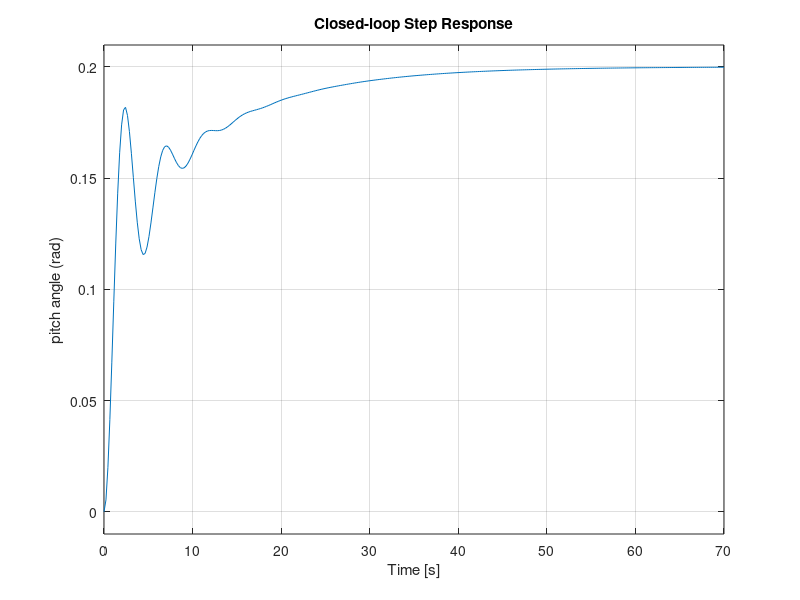

Here is the MATLAB script that generated this plot: (Note: this script raises an error after producing the figure.)
s = tf('s');
P_pitch = (1.151*s+0.1774)/(s^3+0.739*s^2+0.921*s);

t = [0:0.01:10];
step(0.2*P_pitch,t);
axis([0 10 0 0.8]);
ylabel('pitch angle (rad)');
title('Open-loop Step Response');

pole(P_pitch)

sys_cl = feedback(P_pitch,1)

step(0.2*sys_cl);
ylabel('pitch angle (rad)');
title('Closed-loop Step Response');

poles = pole(sys_cl)
zeros = zero(sys_cl)

R = 0.2/s;
Y = zpk(sys_cl*R)

[r,p,k] = residue(0.2*[1.151 0.1774],[1 0.739 2.072 0.1774 0])

[num,den] = residue(r(1:2),p(1:2),k);
tf(num,den)

t = [0:0.1:70];
y = 0.2 - 0.0881*exp(-0.08805*t) - exp(-0.3255*t).*(0.1121*cos(1.3816*t)+0.0320*sin(1.3816*t));
plot(t,y)
xlabel('time (sec)');
ylabel('pitch angle (rad)');
title('Closed-loop Step Response');